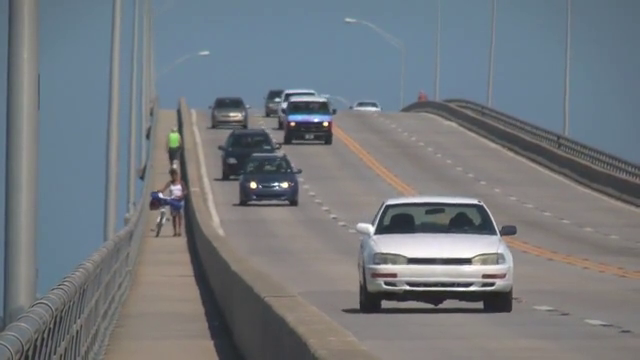
#> input picture frame 91 of ch02/data/slow_traffic_small.mp4, 640 x 360 px
$ python 1difference.py
#> lines starting #> are read from the running program, lines starting #| are printed output that depends on the picture
# - 1113

import cv2
import sys

cap = cv2.VideoCapture('../data/slow_traffic_small.mp4')    # 비디오 파일
if not cap.isOpened() :
    sys.exit('동영상 연결 실패')

ret, prev_frame = cap.read()		# 첫 프레임
#> prev_frame is the input picture: shape (360, 640, 3); mean B, G, R 126.6, 121.2, 115.7
prev_gray = cv2.cvtColor(prev_frame, cv2.COLOR_RGB2GRAY)
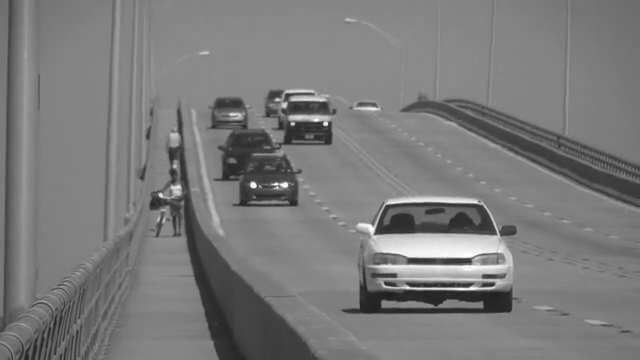
#> prev_gray: shape (360, 640); min 30, max 255, mean 122.2

while True :

    ret, curr_frame = cap.read()	# 비디오를 구성하는 프레임 획득
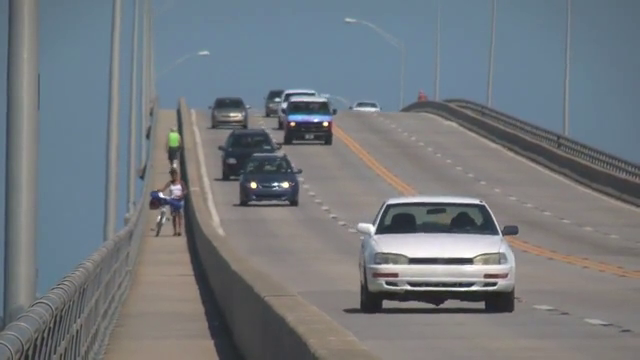
#> input picture frame 92 of ch02/data/slow_traffic_small.mp4, 640 x 360 px
#> curr_frame is the input picture: shape (360, 640, 3); mean B, G, R 126.3, 121.1, 115.4
    if not ret :
        sys('프레임 획득에 실패하여 루프를 나갑니다.')

    curr_gray = cv2.cvtColor(curr_frame, cv2.COLOR_RGB2GRAY)

    # 두 프레임의 차 영상 계산
    diff = cv2.absdiff(curr_gray, prev_gray)
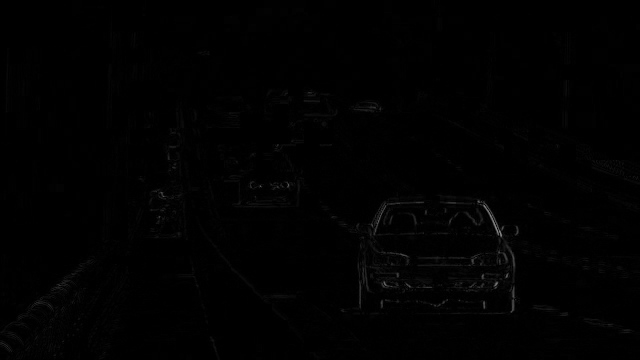
#> diff: shape (360, 640); min 0, max 138, mean 1.3
    cv2.imshow('Difference in Video', diff)

    prev_gray = curr_gray   # 현재 프레임을 이전 프레임으로

    key = cv2.waitKey(30)	# 30밀리초 동안 키보드 입력 기다림
#> (key q is pressed here)
    if key == ord('q'):	# 'q' 키가 들어오면 루프를 빠져나감
        break

cap.release()  # 카메라와 연결을 끊음
cv2.destroyAllWindows()

$ run again, starting later in the video
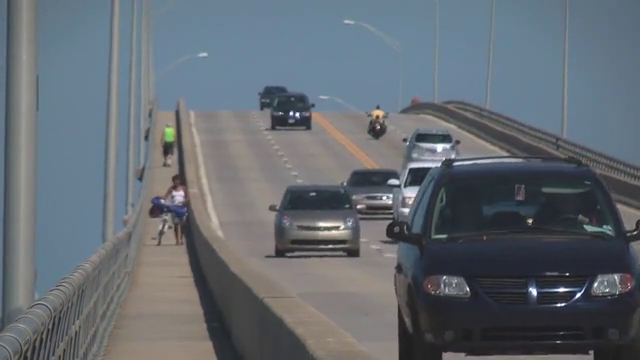
#> input picture frame 411 of ch02/data/slow_traffic_small.mp4, 640 x 360 px
#> prev_frame is the input picture: shape (360, 640, 3); mean B, G, R 113.8, 106.6, 99.3
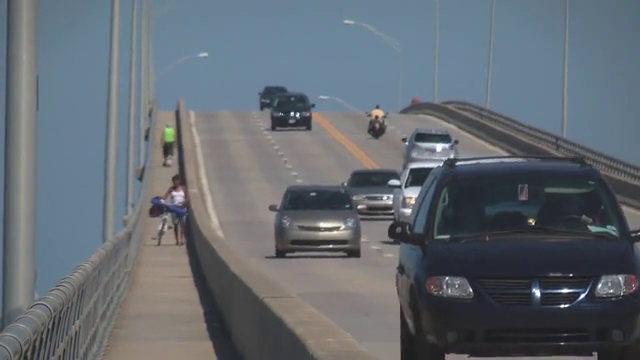
#> input picture frame 412 of ch02/data/slow_traffic_small.mp4, 640 x 360 px
#> curr_frame is the input picture: shape (360, 640, 3); mean B, G, R 113.7, 106.5, 99.2
#> `diff = cv2.absdiff(curr_gray, prev_gray)`:
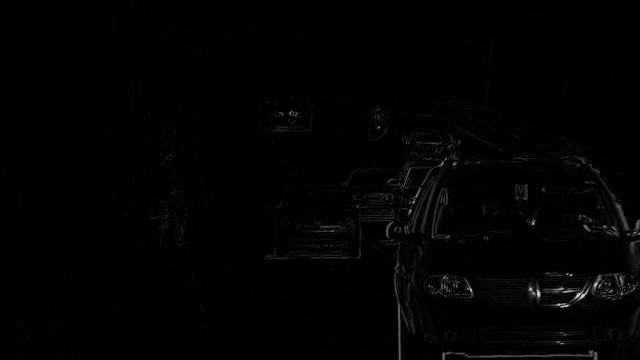
#> diff: shape (360, 640); min 0, max 209, mean 2.3

$ run again, starting later in the video
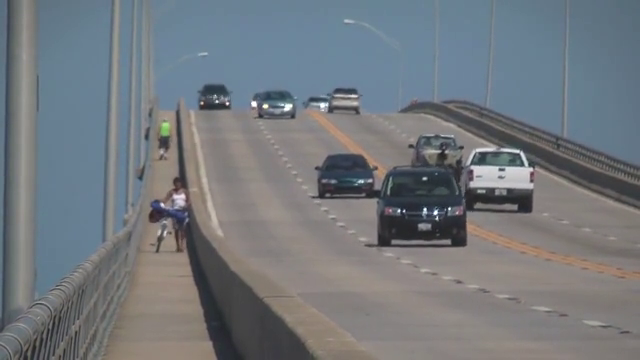
#> input picture frame 731 of ch02/data/slow_traffic_small.mp4, 640 x 360 px
#> prev_frame is the input picture: shape (360, 640, 3); mean B, G, R 125.5, 120.3, 115.1
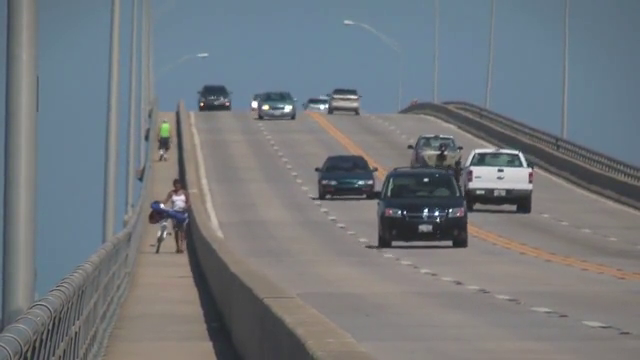
#> input picture frame 732 of ch02/data/slow_traffic_small.mp4, 640 x 360 px
#> curr_frame is the input picture: shape (360, 640, 3); mean B, G, R 125.3, 120.4, 114.9
#> `diff = cv2.absdiff(curr_gray, prev_gray)`:
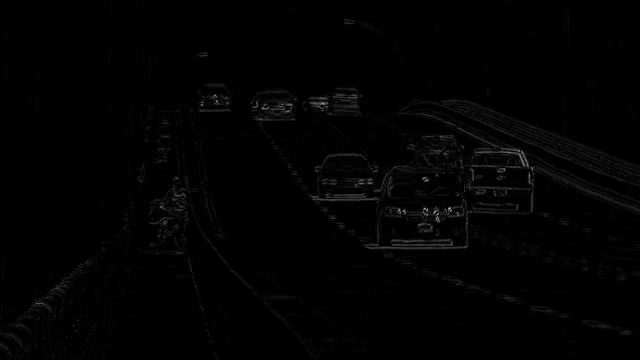
#> diff: shape (360, 640); min 0, max 193, mean 2.5
